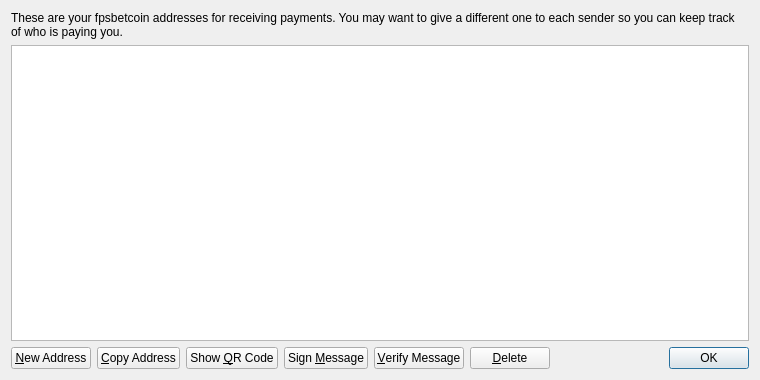
<?xml version="1.0" encoding="UTF-8"?>
<ui version="4.0">
 <class>AddressBookPage</class>
 <widget class="QWidget" name="AddressBookPage">
  <property name="geometry">
   <rect>
    <x>0</x>
    <y>0</y>
    <width>760</width>
    <height>380</height>
   </rect>
  </property>
  <property name="windowTitle">
   <string>Address Book</string>
  </property>
  <property name="styleSheet">
   <string notr="true"/>
  </property>
  <layout class="QVBoxLayout" name="verticalLayout">
   <item>
    <widget class="QLabel" name="labelExplanation">
     <property name="text">
      <string>These are your fpsbetcoin addresses for receiving payments. You may want to give a different one to each sender so you can keep track of who is paying you.</string>
     </property>
     <property name="textFormat">
      <enum>Qt::PlainText</enum>
     </property>
     <property name="wordWrap">
      <bool>true</bool>
     </property>
    </widget>
   </item>
   <item>
    <widget class="QTableView" name="tableView">
     <property name="contextMenuPolicy">
      <enum>Qt::CustomContextMenu</enum>
     </property>
     <property name="toolTip">
      <string>Double-click to edit address or label</string>
     </property>
     <property name="tabKeyNavigation">
      <bool>false</bool>
     </property>
     <property name="alternatingRowColors">
      <bool>true</bool>
     </property>
     <property name="selectionMode">
      <enum>QAbstractItemView::SingleSelection</enum>
     </property>
     <property name="selectionBehavior">
      <enum>QAbstractItemView::SelectRows</enum>
     </property>
     <property name="sortingEnabled">
      <bool>true</bool>
     </property>
     <attribute name="verticalHeaderVisible">
      <bool>false</bool>
     </attribute>
    </widget>
   </item>
   <item>
    <layout class="QHBoxLayout" name="horizontalLayout">
     <item>
      <widget class="QPushButton" name="newAddressButton">
       <property name="toolTip">
        <string>Create a new address</string>
       </property>
       <property name="text">
        <string>&amp;New Address</string>
       </property>
       <property name="icon">
        <iconset resource="../bitcoin.qrc">
         <normaloff>:/icons/add</normaloff>:/icons/add</iconset>
       </property>
      </widget>
     </item>
     <item>
      <widget class="QPushButton" name="copyToClipboard">
       <property name="toolTip">
        <string>Copy the currently selected address to the system clipboard</string>
       </property>
       <property name="text">
        <string>&amp;Copy Address</string>
       </property>
       <property name="icon">
        <iconset resource="../bitcoin.qrc">
         <normaloff>:/icons/editcopy</normaloff>:/icons/editcopy</iconset>
       </property>
      </widget>
     </item>
     <item>
      <widget class="QPushButton" name="showQRCode">
       <property name="text">
        <string>Show &amp;QR Code</string>
       </property>
       <property name="icon">
        <iconset resource="../bitcoin.qrc">
         <normaloff>:/icons/qrcode</normaloff>:/icons/qrcode</iconset>
       </property>
      </widget>
     </item>
     <item>
      <widget class="QPushButton" name="signMessage">
       <property name="toolTip">
        <string>Sign a message to prove you own an fpsbetcoin address</string>
       </property>
       <property name="text">
        <string>Sign &amp;Message</string>
       </property>
       <property name="icon">
        <iconset resource="../bitcoin.qrc">
         <normaloff>:/icons/edit</normaloff>:/icons/edit</iconset>
       </property>
      </widget>
     </item>
     <item>
      <widget class="QPushButton" name="verifyMessage">
       <property name="toolTip">
        <string>Verify a message to ensure it was signed with a specified fpsbetcoin address</string>
       </property>
       <property name="text">
        <string>&amp;Verify Message</string>
       </property>
       <property name="icon">
        <iconset resource="../bitcoin.qrc">
         <normaloff>:/icons/transaction_0</normaloff>:/icons/transaction_0</iconset>
       </property>
      </widget>
     </item>
     <item>
      <widget class="QPushButton" name="deleteButton">
       <property name="toolTip">
        <string>Delete the currently selected address from the list</string>
       </property>
       <property name="text">
        <string>&amp;Delete</string>
       </property>
       <property name="icon">
        <iconset resource="../bitcoin.qrc">
         <normaloff>:/icons/remove</normaloff>:/icons/remove</iconset>
       </property>
      </widget>
     </item>
     <item>
      <spacer name="horizontalSpacer">
       <property name="orientation">
        <enum>Qt::Horizontal</enum>
       </property>
       <property name="sizeHint" stdset="0">
        <size>
         <width>40</width>
         <height>20</height>
        </size>
       </property>
      </spacer>
     </item>
     <item>
      <widget class="QDialogButtonBox" name="buttonBox">
       <property name="sizePolicy">
        <sizepolicy hsizetype="Maximum" vsizetype="Fixed">
         <horstretch>0</horstretch>
         <verstretch>0</verstretch>
        </sizepolicy>
       </property>
       <property name="standardButtons">
        <set>QDialogButtonBox::Ok</set>
       </property>
      </widget>
     </item>
    </layout>
   </item>
  </layout>
 </widget>
 <resources>
  <include location="../bitcoin.qrc"/>
 </resources>
 <connections/>
</ui>
